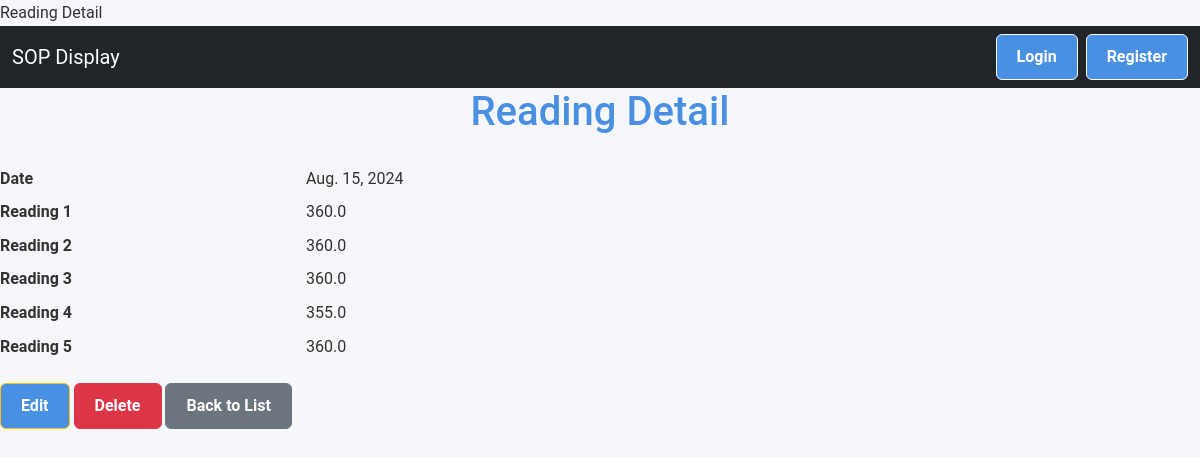
Screenshot of /screen/reading/1/ with the database file from the repository.
### screen_app/models.py (models this page shows, shortened)
class ControlChartReading(models.Model):
    date = models.DateField(unique=True)
    reading1 = models.FloatField()
    reading2 = models.FloatField()
    reading3 = models.FloatField()
    reading4 = models.FloatField()
    reading5 = models.FloatField()

### screen_app/views.py (the view)
# urls.py: path('reading/<int:pk>/', views.ReadingDetailView.as_view(), name='reading_detail'),
class ReadingDetailView(DetailView):
    model = ControlChartReading
    context_object_name = 'reading'
    template_name = 'reading_detail.html'

### screen_app/templates/reading_detail.html (shortened to what this page needs)
{% extends 'base.html' %}
{% block content %}
    <h1>Reading Detail</h1>
    <dl class="row">
        <dt class="col-sm-3">Date</dt>
        <dd class="col-sm-9">{{ reading.date }}</dd>
        <dt class="col-sm-3">Reading 1</dt>
        <dd class="col-sm-9">{{ reading.reading1 }}</dd>
        <dt class="col-sm-3">Reading 2</dt>
        <dd class="col-sm-9">{{ reading.reading2 }}</dd>
        <dt class="col-sm-3">Reading 3</dt>
        <dd class="col-sm-9">{{ reading.reading3 }}</dd>
        <dt class="col-sm-3">Reading 4</dt>
        <dd class="col-sm-9">{{ reading.reading4 }}</dd>
        <dt class="col-sm-3">Reading 5</dt>
        <dd class="col-sm-9">{{ reading.reading5 }}</dd>
    </dl>
    <a href="{% url 'reading_update' reading.id %}" class="btn btn-warning">Edit</a>
    <a href="{% url 'reading_delete' reading.id %}" class="btn btn-danger">Delete</a>
    <a href="{% url 'reading_list' %}" class="btn btn-secondary">Back to List</a>
{% endblock %}

### templates/base.html (style rules this page uses)
html, body { height: 100%; margin: 0; padding: 0; overflow-x: hidden; }
body { padding-top: 0px; }
body { scrollbar-width: none; -ms-overflow-style: none; }
:root { --primary-color: #4a90e2; --secondary-color: #f5f7fa; --text-color: #333; --border-color: #e0e0e0; }
body { font-family: "Roboto", Arial, sans-serif; background-color: var(--secondary-color); color: var(--text-color); line-height: 1.6; margin: 0; padding: 0; }
h1 { color: var(--primary-color); font-size: 2.5em; text-align: center; margin-bottom: 30px; }
.btn { display: inline-block; background-color: var(--primary-color); color: white; padding: 10px 20px; text-decoration: none; border-radius: 6px; font-weight: bold; transition: background-color 0.3s ease; }
.btn-danger { background-color: #dc3545; }
.btn-secondary { background-color: #6c757d; }

### rows the page displays
ControlChartReading: date "Aug. 15, 2024", reading1 "360.0", reading2 "360.0", reading3 "360.0", reading4 "355.0", reading5 "360.0"
